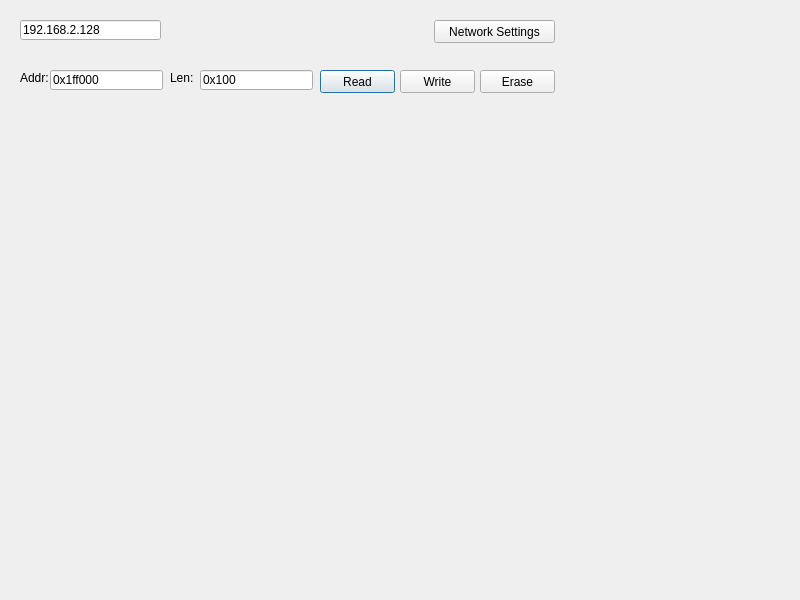
<?xml version="1.0" encoding="UTF-8"?>
<ui version="4.0">
 <class>Dialog</class>
 <widget class="QDialog" name="Dialog">
  <property name="geometry">
   <rect>
    <x>0</x>
    <y>0</y>
    <width>800</width>
    <height>600</height>
   </rect>
  </property>
  <property name="windowTitle">
   <string>Dialog</string>
  </property>
  <widget class="QLineEdit" name="m_clientIp">
   <property name="geometry">
    <rect>
     <x>20</x>
     <y>20</y>
     <width>141</width>
     <height>20</height>
    </rect>
   </property>
   <property name="text">
    <string>192.168.2.128</string>
   </property>
  </widget>
  <widget class="QLabel" name="label">
   <property name="geometry">
    <rect>
     <x>20</x>
     <y>70</y>
     <width>31</width>
     <height>16</height>
    </rect>
   </property>
   <property name="text">
    <string>Addr:</string>
   </property>
  </widget>
  <widget class="QLineEdit" name="m_eepromAddr">
   <property name="geometry">
    <rect>
     <x>50</x>
     <y>70</y>
     <width>113</width>
     <height>20</height>
    </rect>
   </property>
   <property name="text">
    <string>0x1ff000</string>
   </property>
  </widget>
  <widget class="QLabel" name="label_2">
   <property name="geometry">
    <rect>
     <x>170</x>
     <y>70</y>
     <width>31</width>
     <height>16</height>
    </rect>
   </property>
   <property name="text">
    <string>Len:</string>
   </property>
  </widget>
  <widget class="QLineEdit" name="m_eepromLen">
   <property name="geometry">
    <rect>
     <x>200</x>
     <y>70</y>
     <width>113</width>
     <height>20</height>
    </rect>
   </property>
   <property name="text">
    <string>0x100</string>
   </property>
  </widget>
  <widget class="QPushButton" name="m_btnReadEeprom">
   <property name="geometry">
    <rect>
     <x>320</x>
     <y>70</y>
     <width>75</width>
     <height>23</height>
    </rect>
   </property>
   <property name="text">
    <string>Read</string>
   </property>
  </widget>
  <widget class="QHexEdit" name="m_eepromDump" native="true">
   <property name="geometry">
    <rect>
     <x>30</x>
     <y>110</y>
     <width>621</width>
     <height>291</height>
    </rect>
   </property>
  </widget>
  <widget class="QPushButton" name="m_btnWriteEeprom">
   <property name="geometry">
    <rect>
     <x>400</x>
     <y>70</y>
     <width>75</width>
     <height>23</height>
    </rect>
   </property>
   <property name="text">
    <string>Write</string>
   </property>
  </widget>
  <widget class="QPushButton" name="m_btnEraseEeprom">
   <property name="geometry">
    <rect>
     <x>480</x>
     <y>70</y>
     <width>75</width>
     <height>23</height>
    </rect>
   </property>
   <property name="text">
    <string>Erase</string>
   </property>
  </widget>
  <widget class="QPushButton" name="m_btnEditNetworkSettings">
   <property name="geometry">
    <rect>
     <x>434</x>
     <y>20</y>
     <width>121</width>
     <height>23</height>
    </rect>
   </property>
   <property name="text">
    <string>Network Settings</string>
   </property>
  </widget>
 </widget>
 <customwidgets>
  <customwidget>
   <class>QHexEdit</class>
   <extends>QWidget</extends>
   <header>./Dump/qhexedit.h</header>
   <container>1</container>
  </customwidget>
 </customwidgets>
 <resources/>
 <connections/>
</ui>
